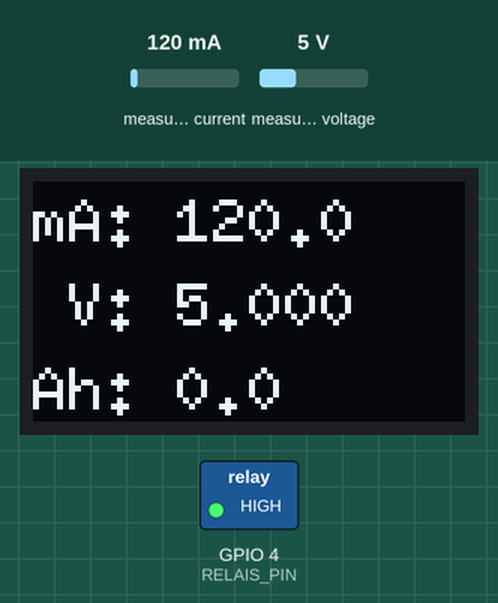
Simulated run of this program. Board: ESP32-C3. Shown: 72×40 one-colour display, switched loads named in the program (green lamp = pin HIGH). The inputs (shaded band) are chosen by the test bench; at power-on: measured voltage 5 V, measured current 120 mA. WiFi joins after 1.5 s; servers stay silent unless stated; uploads are accepted with an empty reply; what the program prints to the serial monitor is not drawn.

Above: at 5.8 s.
5.9 s: measured voltage set to 3.4 V
At 6.7 s:
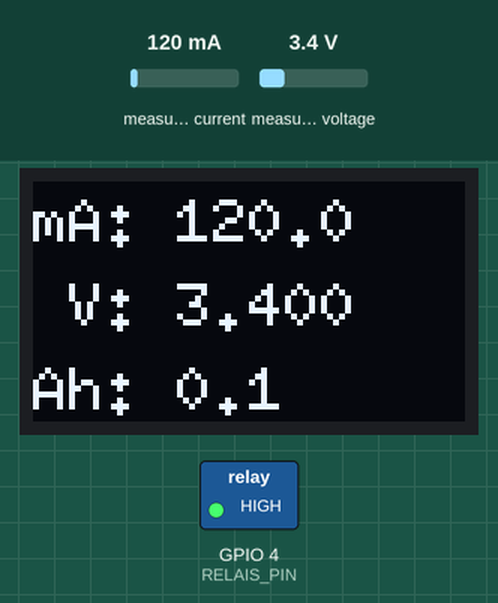
7.7 s: measured voltage set to 2.9 V
At 10.2 s:
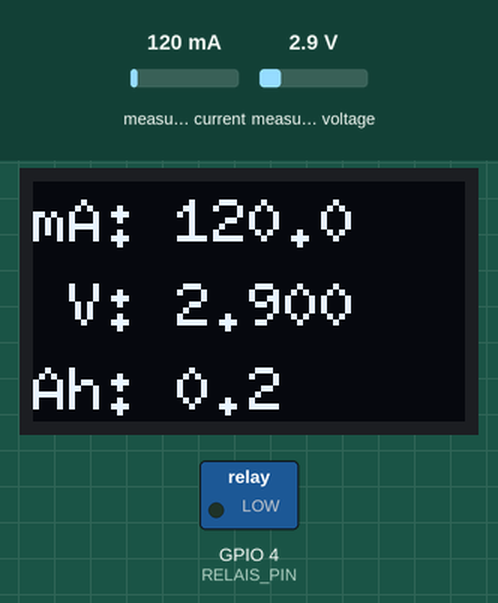
10.7 s: measured current set to 40 mA
At 11.7 s:
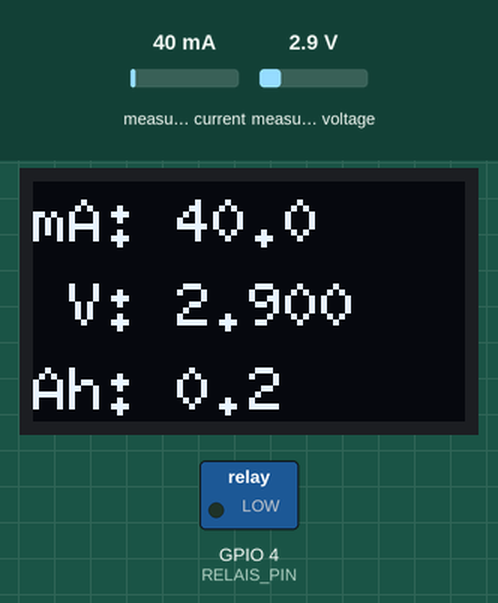
12.7 s: measured current set to 500 mA
At 14.0 s:
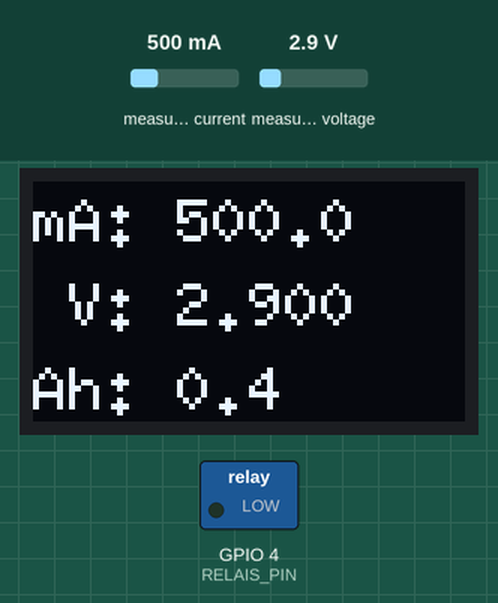
Timing chart, 0 to 15.7 s (numbered marks = the images above; inputs shaded):
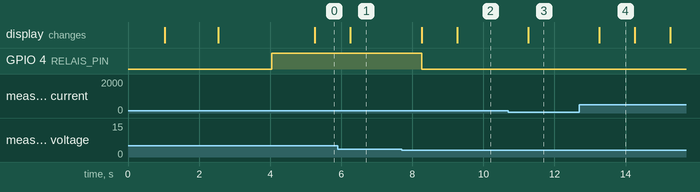

The program:

main.cpp
```cpp
//
// LipoTest – INA219 Strom- und Spannungsmessung mit OLED-Anzeige und InfluxDB
//

#include <Arduino.h>
#include <U8g2lib.h>
#include <Wire.h>
#include <Adafruit_INA219.h>
#include <WiFi.h>
#include <HTTPClient.h>

// ESP32-C3 OLED-Entwicklungsboard mit 0,42 Zoll OLED-Modul
constexpr int I2C_SDA = 5;
constexpr int I2C_SCL = 6;
constexpr int BUTTON_PIN = 9;
constexpr uint8_t RELAIS_PIN = 4; // Abschalter
constexpr uint8_t BLUE_LED_PIN = 8;

// WLAN-Konfiguration
constexpr char WIFI_SSID[] = "Agathas-Netz-16";
constexpr char WIFI_PASS[] = "1234567890123050363";

// InfluxDB-Konfiguration
const char* INFLUX_URL =
    "http://homeserver:8086/api/v2/write?org=home&bucket=LIPO&precision=s";
const char* INFLUX_TOKEN = "7_QhmRrXgvwFgGajRG1vEPXj-kWYqq2ucXbpjADZr6bo4u77ir3RFkGGdyaOPFTC4rnoDra654FTN5OKpadJTA==";

U8G2_SSD1306_72X40_ER_F_HW_I2C display(U8G2_R0, U8X8_PIN_NONE);
Adafruit_INA219 ina219(0x40);

float accumulated_mAh = 0.0f;
float accumulated_mWh = 0.0f;
unsigned long lastMillis = 0;

void drawTextScreen(const char* firstLine, const char* secondLine, const char* thirdLine = nullptr, bool inverted = false)
{
    display.clearBuffer();
    display.setFontMode(1);
    display.setDrawColor(1);

    if (inverted)
    {
        display.drawBox(0, 0, 72, 40);
        display.setDrawColor(0);
    }

    display.setFont(u8g2_font_6x10_tf);
    display.setCursor(0, 10);
    display.print(firstLine);
    display.setCursor(0, 24);
    display.print(secondLine);

    if (thirdLine != nullptr)
    {
        display.setCursor(0, 38);
        display.print(thirdLine);
    }

    display.sendBuffer();
}

void connectWifi()
{
    WiFi.mode(WIFI_STA);
    WiFi.begin(WIFI_SSID, WIFI_PASS);
    Serial.print("Verbinde WLAN");
    while (WiFi.status() != WL_CONNECTED)
    {
        delay(500);
        Serial.print(".");
    }
    Serial.println();
    Serial.print("WLAN verbunden: ");
    Serial.println(WiFi.localIP());
}

bool sendToInflux(float voltage_V, float current_mA, float power_mW, float accumulated_mAh, float accumulated_mWh)
{
    if (WiFi.status() != WL_CONNECTED)
        return false;

    HTTPClient http;
    http.begin(INFLUX_URL);
    http.addHeader("Authorization", String("Token ") + INFLUX_TOKEN);
    http.addHeader("Content-Type", "text/plain");

    String line;
    line += "ina219,device=esp32_current_monitor ";
    line += "voltage_V=" + String(voltage_V, 4);
    line += ",current_mA=" + String(current_mA, 4);
    line += ",power_mW=" + String(power_mW, 4);
    line += ",accumulated_mAh=" + String(accumulated_mAh, 6);
    line += ",accumulated_mWh=" + String(accumulated_mWh, 6);

    int httpCode = http.POST(line);
    http.end();

    return httpCode >= 200 && httpCode < 300;
}

void setup()
{
    // Button initialisieren
    pinMode(BUTTON_PIN, INPUT_PULLUP);
    pinMode(RELAIS_PIN, OUTPUT);

    Serial.begin(115200);
    delay(1000);

    Wire.begin(I2C_SDA, I2C_SCL);
    display.begin();

    Serial.println("LipoTest startet...");

    // INA219 initialisieren
    if (!ina219.begin())
    {
        Serial.println("INA219 nicht gefunden!");
        drawTextScreen("LipoTest", "INA219 Fehler");
        while (1) { delay(1000); }
    }

    ina219.setCalibration_32V_2A();
    Serial.println("INA219 bereit.");

    // WLAN verbinden
    connectWifi();

    drawTextScreen("LipoTest", "WiFi verbunden");
    delay(1500);

    lastMillis = millis();

    digitalWrite(RELAIS_PIN, true); // entladen beginnt
}

void loop()
{
    unsigned long now = millis();
    if (now - lastMillis >= 1000)
    {

        float deltaHours = (now - lastMillis) / 3600000.0f;
        lastMillis = now;

        float current_mA = ina219.getCurrent_mA();
        float voltage_V  = ina219.getBusVoltage_V();
        float power_mW   = ina219.getPower_mW();

        accumulated_mAh += current_mA * deltaHours;
        accumulated_mWh += voltage_V * current_mA * deltaHours;

        // Serielle Ausgabe
        Serial.print("I=");
        Serial.print(current_mA, 2);
        Serial.print(" mA, U=");
        Serial.print(voltage_V, 3);
        Serial.print(" V, P=");
        Serial.print(power_mW, 2);
        Serial.print(" mW, Kapazitaet=");
        Serial.print(accumulated_mAh, 3);
        Serial.print(" mAh, Energie=");
        Serial.print(accumulated_mWh, 3);
        Serial.print(" mWh : ");

        // InfluxDB senden
        bool ok = sendToInflux(voltage_V, current_mA, power_mW, accumulated_mAh, accumulated_mWh);
        Serial.println(ok ? "InfluxDB: OK" : "InfluxDB: Fehler");

        // OLED-Ausgabe
        char line1[24];
        char line2[24];
        char line3[24];
        snprintf(line1, sizeof(line1), "mA: %.1f", current_mA);
        snprintf(line2, sizeof(line2), " V: %.3f", voltage_V);
        snprintf(line3, sizeof(line3), "Ah: %.1f", accumulated_mAh);
        drawTextScreen(line1, line2, line3);

        // undervoltage protection
        if (voltage_V < 3.3f)
        {
            digitalWrite(RELAIS_PIN, false);
        }
    }
}
```

Measured:
- the behaviour switches between 3.3 and 3.2 V on measured voltage (found by bisection; images 1 and 2)
- after the input at 5.9 s, the display: changes after 0.36 s (image 1)
- after the input at 7.7 s, GPIO 4 (RELAIS_PIN): HIGH → LOW after 0.56 s; the display: first differs from a run without the input after 0.56 s (image 2 shows a later state)
- after the input at 10.7 s, the display: changes after 0.56 s (image 3)
- after the input at 12.7 s, the display: changes after 0.56 s (image 4)
- what the display in image 4 shows lasts 1.0 s, from 13.3 s to 14.3 s
